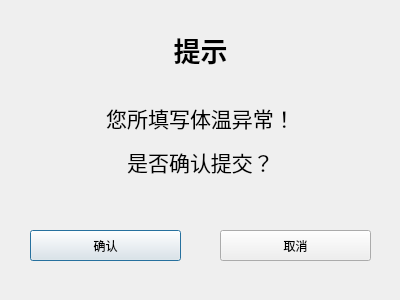
<?xml version="1.0" encoding="UTF-8"?>
<ui version="4.0">
 <class>stu_yichang</class>
 <widget class="QDialog" name="stu_yichang">
  <property name="geometry">
   <rect>
    <x>0</x>
    <y>0</y>
    <width>400</width>
    <height>300</height>
   </rect>
  </property>
  <property name="windowTitle">
   <string>Dialog</string>
  </property>
  <widget class="QLabel" name="label_9">
   <property name="geometry">
    <rect>
     <x>0</x>
     <y>30</y>
     <width>401</width>
     <height>41</height>
    </rect>
   </property>
   <property name="text">
    <string>&lt;html&gt;&lt;head/&gt;&lt;body&gt;&lt;p align=&quot;center&quot;&gt;&lt;span style=&quot; font-size:20pt; font-weight:600;&quot;&gt;提示&lt;/span&gt;&lt;/p&gt;&lt;/body&gt;&lt;/html&gt;</string>
   </property>
  </widget>
  <widget class="QLabel" name="label_10">
   <property name="geometry">
    <rect>
     <x>0</x>
     <y>100</y>
     <width>401</width>
     <height>81</height>
    </rect>
   </property>
   <property name="text">
    <string>&lt;html&gt;&lt;head/&gt;&lt;body&gt;&lt;p align=&quot;center&quot;&gt;&lt;span style=&quot; font-size:16pt;&quot;&gt;您所填写体温异常！&lt;/span&gt;&lt;/p&gt;&lt;p align=&quot;center&quot;&gt;&lt;span style=&quot; font-size:16pt;&quot;&gt;是否确认提交？&lt;/span&gt;&lt;/p&gt;&lt;/body&gt;&lt;/html&gt;</string>
   </property>
  </widget>
  <widget class="QPushButton" name="insert_pushButton">
   <property name="geometry">
    <rect>
     <x>30</x>
     <y>230</y>
     <width>151</width>
     <height>31</height>
    </rect>
   </property>
   <property name="text">
    <string>确认</string>
   </property>
  </widget>
  <widget class="QPushButton" name="insert_pushButton_2">
   <property name="geometry">
    <rect>
     <x>220</x>
     <y>230</y>
     <width>151</width>
     <height>31</height>
    </rect>
   </property>
   <property name="text">
    <string>取消</string>
   </property>
  </widget>
 </widget>
 <resources/>
 <connections/>
</ui>
